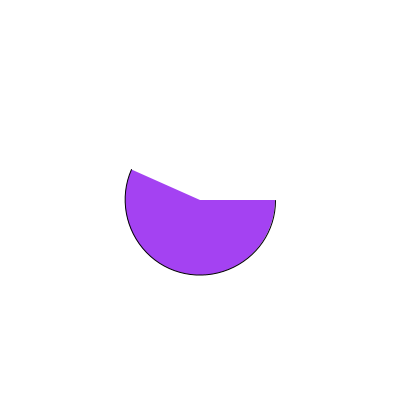
Frame 1 (no input)
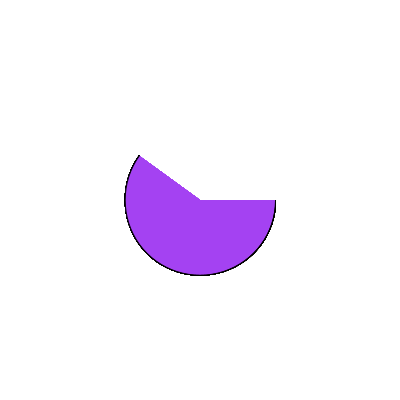
Frame 60 (the mouse pressed at the canvas centre just before this capture)
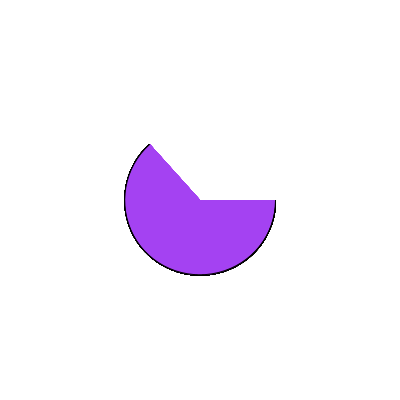
Frame 120 (the mouse held since frame 60 and released just before this capture)

The Processing sketch that drew these frames (run headless with seeded random() and noise(); from frame 60 on, the mouse is pressed at the canvas centre):

// Processing sketch: processing_106177
// ── processing_106177.pde

float endP;
int r=int(random(0,255));
int g=int(random(0,255));
int b=int(random(0,255));


void setup(){
  size(400,400);
  background(255);
  fill(r,g,b);
}
  
void draw(){
  endP=map(second(),0,30,0,TWO_PI);
  arc(width/2,height/2,150,150,0,endP);
  if(second()>30){
       endP=map(second(),30,60,TWO_PI,0);
       fill(255);
      } 
}
